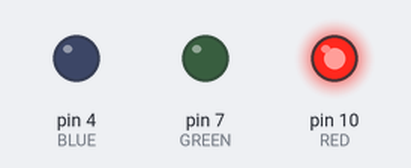
Bench run of a sketch on a simulated Arduino Uno, built with avr-gcc and run on an emulated ATmega328P. On the bench: output pins drawn as LEDs (lit = HIGH).

Above: at 0.02 s.
At 1.52 s:
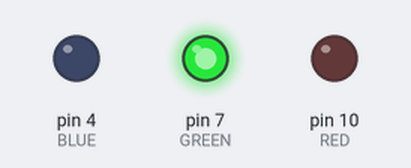
At 3.12 s:
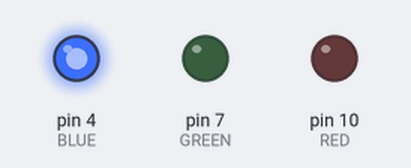
At 7.12 s:
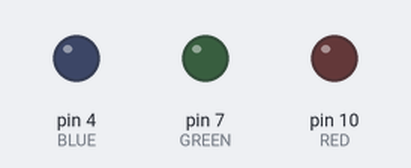
Timing chart, 0 to 7.6 s (numbered marks = the images above):
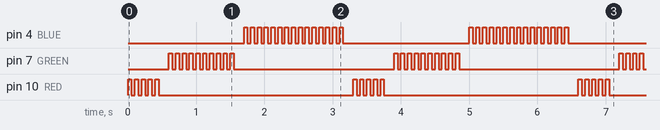

Measured:
- by itself, pin 4 (BLUE): repeats every 3.3 s: HIGH 0.05 s, LOW 1.9 s, 14 × (HIGH 0.05 s, LOW 0.05 s)
- by itself, pin 7 (GREEN): repeats every 3.3 s: 9 × (LOW 0.05 s, HIGH 0.05 s), LOW 2.4 s, HIGH 0.05 s
- by itself, pin 10 (RED): repeats every 3.3 s: 4 × (LOW 0.05 s, HIGH 0.05 s), LOW 2.9 s, HIGH 0.05 s

The sketch:

Red_Green_Blue_Blinking.ino
```cpp
const int RED = 10;
const int GREEN = 7;
const int BLUE = 4;

void setup(){
  pinMode(RED, OUTPUT);
  pinMode(GREEN, OUTPUT);
  pinMode(BLUE, OUTPUT);
}

void loop() {
  BLINK(RED, 5);
  delay(100);
  BLINK(GREEN, 10);
  delay(100);
  BLINK(BLUE, 15);
  delay(100);
}

void BLINK(int COLOR, int Numbers){
  for(int i = 0; i < Numbers; i++){
    digitalWrite(COLOR, HIGH);
    delay(50);
    digitalWrite(COLOR, LOW);
    delay(50);
  }
}
```
